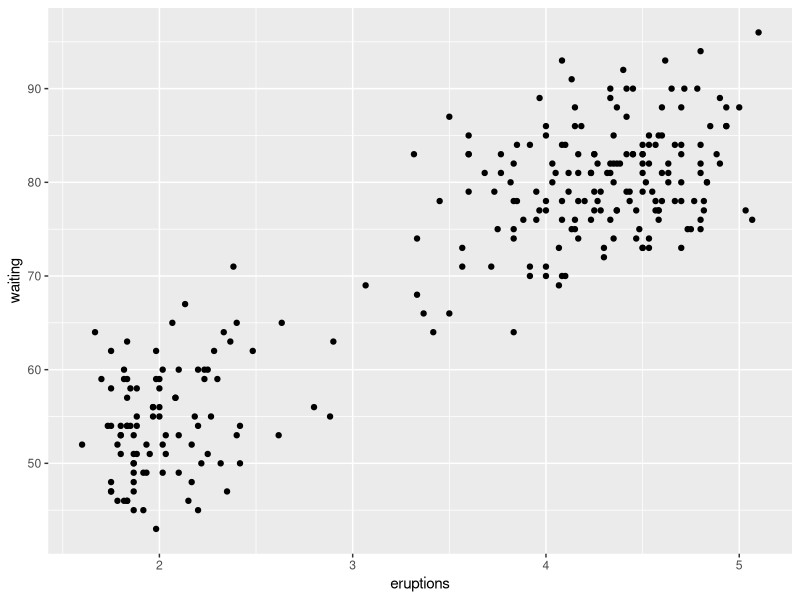
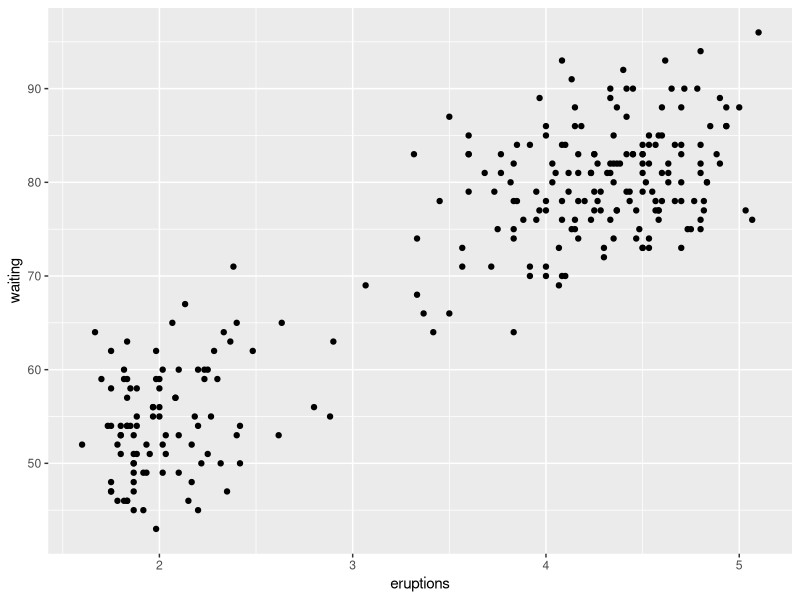
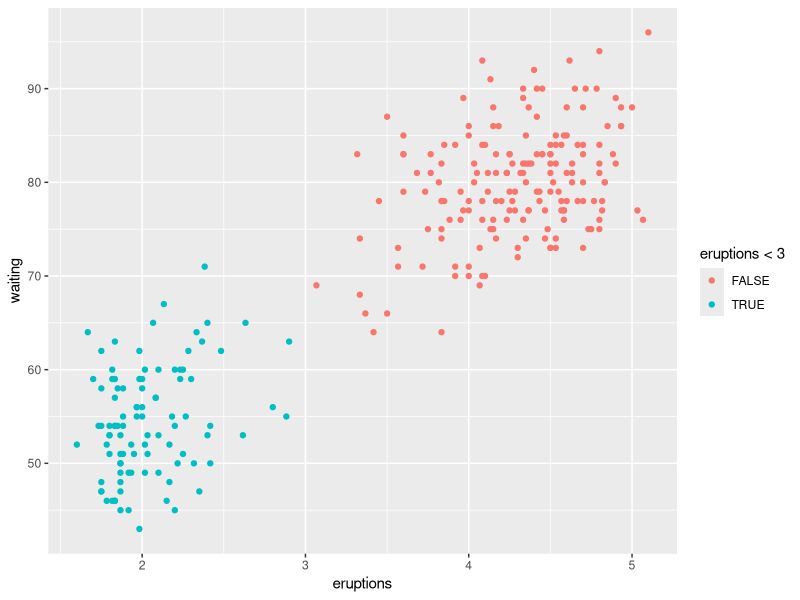
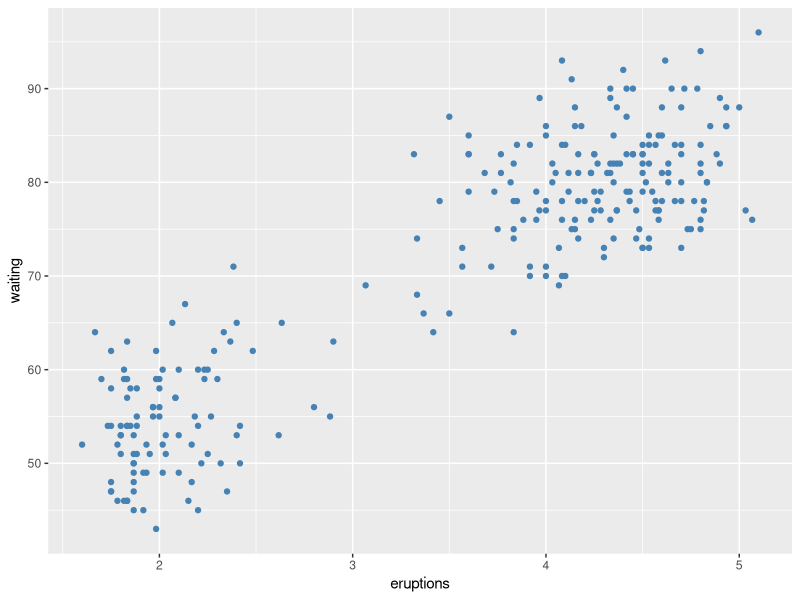
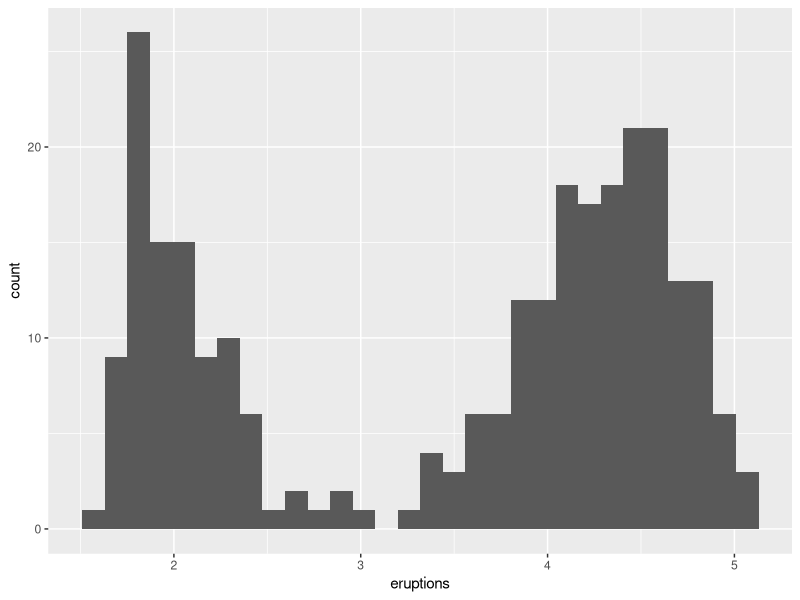
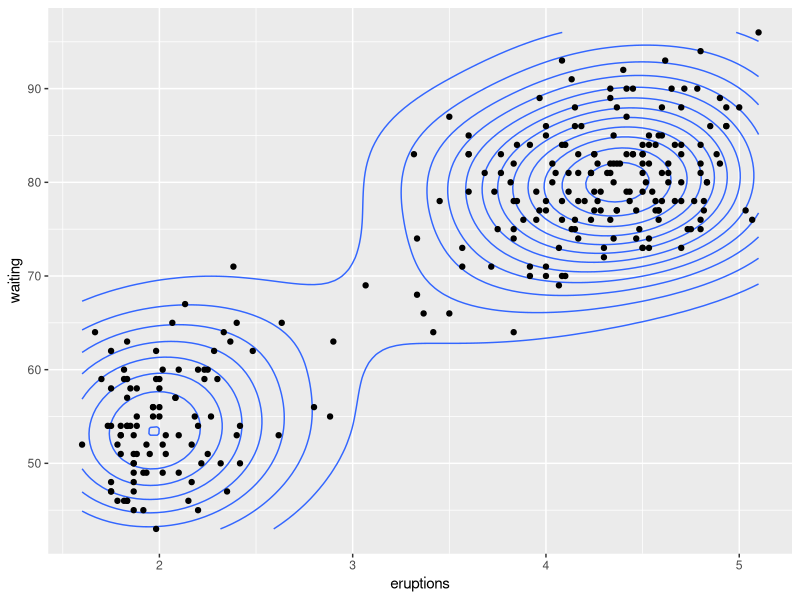
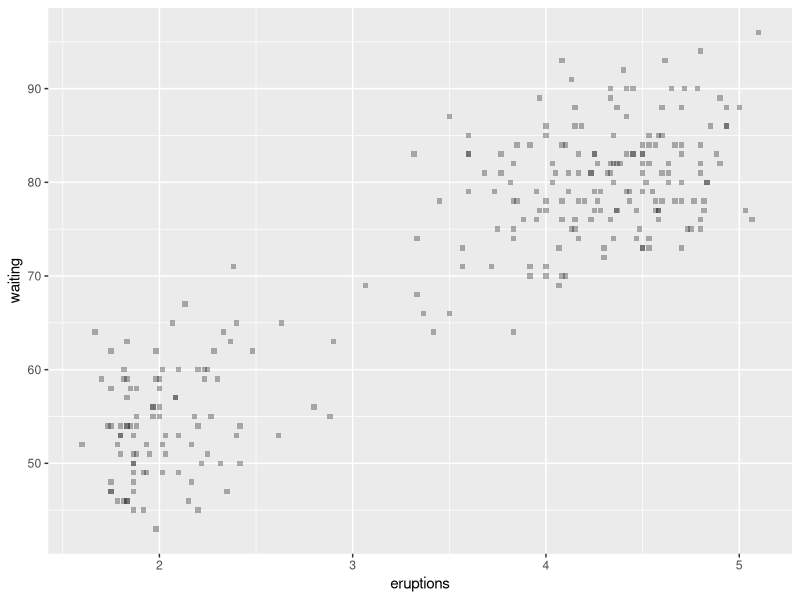
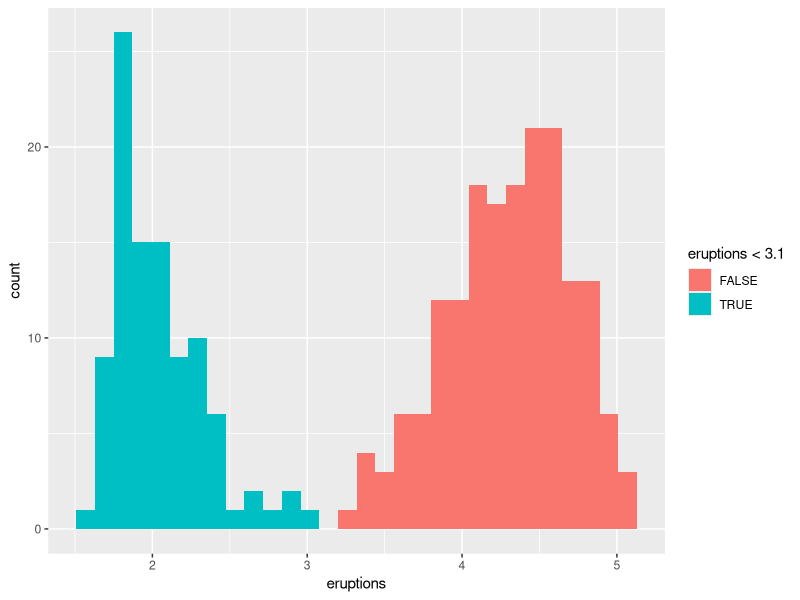

Here is the R script that generated these plots, in order:
## ---- chunk 1
knitr::opts_chunk$set(echo = TRUE, cache = TRUE)
## ---- chunk 2
packages <- c(
  'ggplot2',
  'ggrepel',
  'patchwork',
  'ggraph',
  'dplyr',
  'gganimate',
  'gifski',
  'ggforce',
  'ggthemes',
  'maps',
  'sf',
  'tidyr',
  'concaveman',
  'remotes'
)
# Uncomment the next lines (remove the first #) to install the packages
# install.packages(packages)
# remotes::install_github("hrbrmstr/hrbrthemes")
# Load standard packages
library(ggplot2)
## ---- chunk 3
data("faithful")
# Basic scatterplot
ggplot(data = faithful, 
       mapping = aes(x = eruptions, y = waiting)) + 
       geom_point()

# Data and mapping can be given both as global (in ggplot()) or per layer
ggplot() + 
  geom_point(mapping = aes(x = eruptions, y = waiting),
             data = faithful)
## ---- chunk 4
ggplot(faithful) + 
  geom_point(aes(x = eruptions, y = waiting, colour = eruptions < 3))  # colour aesthetic is put in aes()
## ---- chunk 5

# Key point: if you want to take something from the data you put it inside aes(), but if you just want to set something e.g. size = X or colour = Y then you set it outside of aes()

ggplot(faithful) + 
  geom_point(aes(x = eruptions, y = waiting),
             colour = 'steelblue')

## ---- chunk 6
ggplot(faithful) + 
  geom_histogram(aes(x = eruptions))
## ---- chunk 7
ggplot(faithful, aes(x = eruptions, y = waiting)) + 
  geom_density_2d() + 
  geom_point()
## ---- chunk 8
ggplot(faithful) + 
  geom_point(aes(x = eruptions, y = waiting), shape = 'square', alpha = 0.3)
## ---- chunk 9
ggplot(faithful) + 
  geom_histogram(aes(x = eruptions, fill = eruptions < 3.1))
## ---- chunk 10
ggplot(faithful) + 
  geom_histogram(aes(x = eruptions, fill = waiting < 60), position = 'dodge', alpha = 0.4)
# alternatives for position argument: 'stack' (default), 'identity' 
## ---- chunk 11
ggplot(faithful) + 
  geom_histogram(aes(x = eruptions, fill = waiting < 60), position = 'stack', alpha = 0.4)
## ---- chunk 12
ggplot(faithful) + 
  geom_histogram(aes(x = eruptions, fill = waiting < 60), position = 'identity', alpha = 0.4)
## ---- chunk 13
ggplot(faithful) + 
  geom_point(aes(x = eruptions, y = waiting)) +
  geom_abline(slope = -40, intercept = 200)
## ---- chunk 14
data("mpg")
ggplot(mpg) + 
  geom_bar(aes(x = class))
## ---- chunk 15
library(dplyr)
mpg_counted <- mpg %>% 
  count(class, name = 'count')

ggplot(mpg_counted) + 
  geom_bar(aes(x = class, y = count), stat = 'identity')
## ---- chunk 16
ggplot(mpg_counted) + 
  geom_col(aes(x = class, y = count))  # i.e. geom_col() has stat = identity, not count. If you don't have a count column, use geom
## ---- chunk 17
ggplot(mpg) + 
  geom_bar(aes(x = class, y = after_stat(100 * count / sum(count))))
## ---- chunk 18
ggplot(mpg) + 
  geom_density(aes(x = hwy))
## ---- chunk 19
ggplot(mpg) + 
  geom_density(aes(x = hwy, y = after_stat(scaled)))
## ---- chunk 20
ggplot(mpg) + 
  geom_bar(aes(x = class))
## ---- chunk 21
ggplot(mpg) + 
  stat_count(aes(x = class))  # gives the same result as above
## ---- chunk 22

ggplot(mpg) + 
  stat_count(aes(x = class), geom = 'point')  # changing the deafult geom of the stat
## ---- chunk 23
ggplot(mpg) + 
  geom_jitter(aes(x = class, y = hwy), width = 0.2)
## ---- chunk 24
ggplot(mpg) + 
  geom_jitter(aes(x = class, y = hwy), width = 0.2) +
  stat_summary(aes(x = class, y = hwy), fun = mean, geom = 'point', colour = 'red', size = 2)
## ---- chunk 25
ggplot(mpg) + 
  geom_point(aes(x = displ, y = hwy, colour = class))
## ---- chunk 26
ggplot(mpg) + 
  geom_point(aes(x = displ, y = hwy, colour = class)) + 
  scale_colour_brewer(name = "CLASS", type = 'qual')  # note how the variety of colours has now changed. We have renamed the legend.
## ---- chunk 27
ggplot(mpg) + 
  geom_point(aes(x = displ, y = hwy)) + 
  scale_x_continuous(breaks = c(3, 5, 6)) + 
  scale_y_continuous(trans = 'log10')   # trans = transformation
## ---- chunk 28
RColorBrewer::display.brewer.all()
## ---- chunk 29
ggplot(mpg) + 
  geom_point(aes(x = displ, y = hwy, colour = class)) + 
  scale_colour_brewer(type = 'qual')

ggplot(mpg) + 
  geom_point(aes(x = displ, y = hwy, colour = class)) + 
  scale_colour_brewer(palette = 'Set1')  # one of the qualitative colour sets above
## ---- chunk 30
ggplot(mpg) + 
  geom_point(aes(x = displ, y = hwy, colour = class, size = cyl)) + 
  scale_colour_brewer(type = 'qual') +
  scale_size(breaks = c(4, 5, 6, 8))  # gets rid of the non-existent cyl = 7

ggplot(mpg) + 
  geom_point(aes(x = displ, y = hwy, colour = class, size = cyl)) + 
  scale_colour_brewer(type = 'qual') +
  scale_size_area(breaks = c(4, 5, 6, 8), max_size = 10)  # makes cyl=4 bigger than before when it was too small....though harder to discern


## ---- chunk 31
ggplot(mpg) + 
  geom_point(aes(x = displ, y = hwy, colour = class, size = cty))
## ---- chunk 32
ggplot(mpg) + 
  geom_point(aes(x = displ, y = hwy, colour = cty, size = cty))
## ---- chunk 33
ggplot(mpg) + 
  geom_point(aes(x = displ, y = hwy, colour = cty, size = cty)) 

ggplot(mpg) + 
  geom_point(aes(x = displ, y = hwy, colour = cty, size = cty)) +
  guides(colour = 'legend')  # integrates the two legends into one!
## ---- chunk 34
ggplot(mpg) + 
  geom_point(aes(x = displ, y = hwy)) + 
  facet_wrap(~ class)
## ---- chunk 35
ggplot(mpg) + 
  geom_point(aes(x = displ, y = hwy)) + 
  facet_grid(year ~ drv)
## ---- chunk 36
ggplot(mpg) + 
  geom_point(aes(x = displ, y = hwy)) + 
  facet_wrap(~ drv)


ggplot(mpg) + 
  geom_point(aes(x = displ, y = hwy)) + 
  facet_wrap(~ drv, scales = 'free')  # each plot gets its own x- and y-axis

ggplot(mpg) + 
  geom_point(aes(x = displ, y = hwy)) + 
  facet_wrap(~ drv, scales = 'free_y') # only y-axis is free, x-axis is fixed 

## ---- chunk 37

# Look how by using the same scale for each panel creates an ugly graph with too much whitespace:

ggplot(mpg) + 
  geom_bar(aes(y = manufacturer)) + 
  facet_grid(class ~ .)
## ---- chunk 38
ggplot(mpg) + 
  geom_bar(aes(y = manufacturer)) + 
  facet_grid(class ~ ., space = 'free_y', scales = 'free_y')  # the space argument lets us reomove all the empty space
## ---- chunk 39
ggplot(mpg) + 
  geom_point(aes(x = displ, y = hwy)) + 
  facet_grid(year ~ drv)
## ---- chunk 40
ggplot(mpg) + 
  geom_point(aes(x = displ, y = hwy)) + 
  facet_wrap(~ drv + year)  # Gives same panels but arranged a different, less intuitive way
## ---- chunk 41
ggplot(mpg) + 
  geom_bar(aes(x = class))

# Same but with polar coordinates - interprets x and y as radius and angle:
ggplot(mpg) + 
  geom_bar(aes(x = class)) + 
  coord_polar()
## ---- chunk 42
ggplot(mpg) + 
  geom_bar(aes(x = class)) + 
  coord_polar(theta = 'y') + 
  expand_limits(y = 70)
## ---- chunk 43
ggplot(mpg) + 
  geom_bar(aes(x = class)) + 
  scale_y_continuous(limits = c(0, 40))  #  removes data outside the limits!
## ---- chunk 44
ggplot(mpg) + 
  geom_bar(aes(x = class)) + 
  coord_cartesian(ylim = c(0, 40))
## ---- chunk 45
ggplot(mpg) + 
  geom_point(aes(x = hwy, y = displ))

ggplot(mpg) + 
  geom_point(aes(x = hwy, y = displ)) +
  scale_y_continuous(trans = 'log')  # gives horrible y-axis values

ggplot(mpg) + 
  geom_point(aes(x = hwy, y = displ)) +
  coord_trans(y = 'log')  # much better
## ---- chunk 46
# Get the borders of all countries
world <- sf::st_as_sf(maps::map('world', plot = FALSE, fill = TRUE))
world <- sf::st_wrap_dateline(world, 
                              options = c("WRAPDATELINE=YES", "DATELINEOFFSET=180"),
                              quiet = TRUE)
# Plot code
ggplot(world) + 
  geom_sf() + 
  coord_sf(crs = "+proj=moll")
## ---- chunk 47
ggplot(mpg) + 
  geom_bar(aes(y = class)) + 
  facet_wrap(~year)

ggplot(mpg) + 
  geom_bar(aes(y = class)) + 
  facet_wrap(~year) + 
  theme_minimal()
## ---- chunk 48
ggplot(mpg) + 
  geom_bar(aes(y = class)) + 
  facet_wrap(~year) + 
  labs(title = "Number of car models per class",
       caption = "source: http://fueleconomy.gov",
       x = NULL,
       y = NULL) +
  scale_x_continuous(expand = c(0, NA)) + 
  theme_minimal() + 
  theme(
#    text = element_text('Avenir Next Condensed'),
    strip.text = element_text(face = 'bold', hjust = 0),
    plot.caption = element_text(face = 'italic'),
    panel.grid.major = element_line('white', size = 0.5),
    panel.grid.minor = element_blank(),
    panel.grid.major.y = element_blank(),
    panel.ontop = TRUE
  )
## ---- chunk 49
ggplot(mpg) + 
  geom_bar(aes(y = class, fill = drv)) + 
  facet_wrap(~year) + 
  labs(title = "Number of car models per class",
       caption = "source: http://fueleconomy.gov",
       x = 'Number of cars',
       y = NULL)
